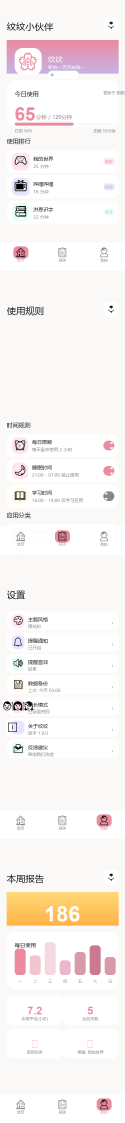
#> input picture qiaoqiao_companion/mockup/screens/ui_design_combined.png, 375 x 3368 px (shown at 1/3 size)
$ python compress.py
#> lines starting #> are read from the running program, lines starting #| are printed output that depends on the picture
# -*- coding: utf-8 -*-
from PIL import Image
import base64

# Open and resize image
img = Image.open('ui_design_combined.png')
#> img is the input picture: PIL image 375x3368 RGB; mean R, G, B 247.3, 242.4, 240.6

# Get current size
print(f'Original size: {img.size}')
#| Original size: (375, 3368)

# Resize to 50% for smaller file
new_size = (img.size[0] // 2, img.size[1] // 2)
#> new_size = (187, 1684)
img_small = img.resize(new_size, Image.Resampling.LANCZOS)
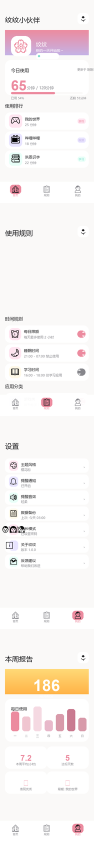
#> img_small: PIL image 187x1684 RGB (shown at 1/2 size); mean R, G, B 247.1, 242.2, 240.4

# Save with compression
img_small.save('ui_design_small.jpg', 'JPEG', quality=70, optimize=True)

# Get file size
import os
size = os.path.getsize('ui_design_small.jpg')
print(f'Compressed size: {size} bytes = {size/1024:.1f} KB')

# Generate base64
with open('ui_design_small.jpg', 'rb') as f:
    b64 = base64.b64encode(f.read()).decode()
    print(f'Base64 length: {len(b64)}')
    print(f'First 100 chars: {b64[:100]}')
